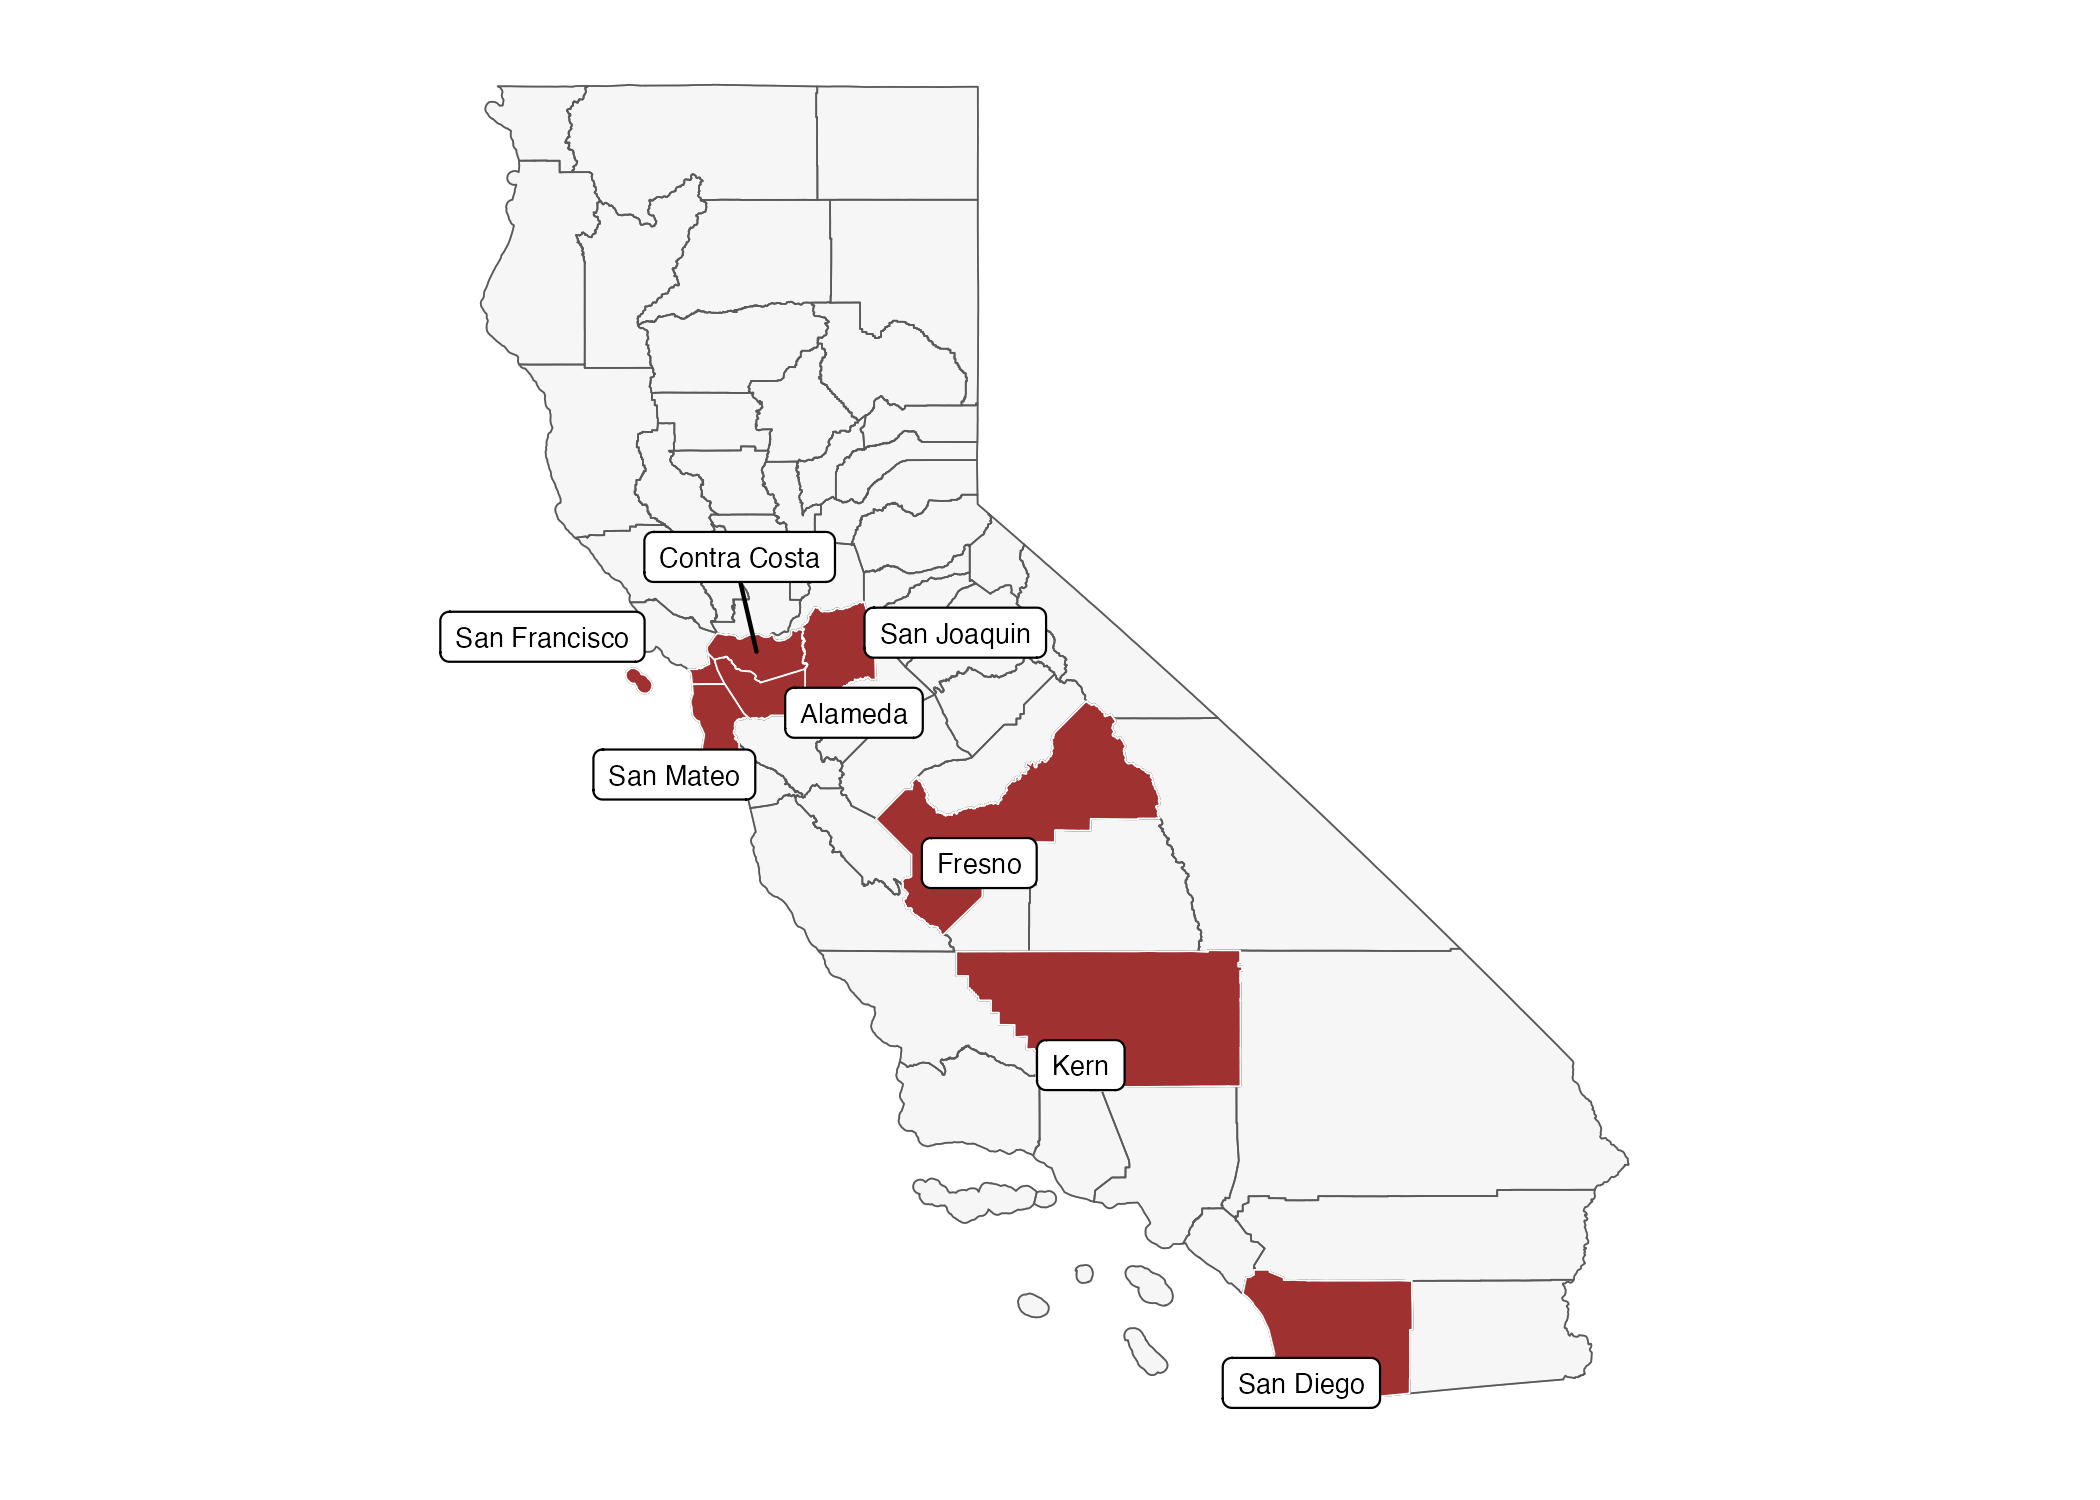

Generate this figure with R:
library(tidyverse)
library(sf)
library(tigris)


ca <- states(year = 2020) %>% 
  filter(NAME == "California") 

ca_counties <- counties(state = "CA",
                        year = 2020)


counties <- c("Alameda",
              "Contra Costa",
              "Fresno",
              "Kern",
              "San Francisco",
              "San Diego",
              "San Joaquin",
              "San Mateo")

ca_counties_used <- ca_counties %>% 
  filter(NAME %in% counties)


ca_county_figure <- ca %>% 
  ggplot() +
  geom_sf(fill = "white", color = "grey") +
  geom_sf(data = ca_counties, alpha = 0.2,
          linewidth = 0.2,
          fill = "light grey") +
  geom_sf(data = ca_counties_used, fill = "darkred",
          color = "white",
          linewidth = 0.2,
          alpha = 0.8) +
  ggsflabel::geom_sf_label_repel(data = ca_counties_used, aes(label = NAME),
                                 size = 2.3) +
  ggthemes::theme_map()

ggsave(ca_county_figure, filename = "figures/ca_county_figure.jpeg", width = 7, height = 5)
